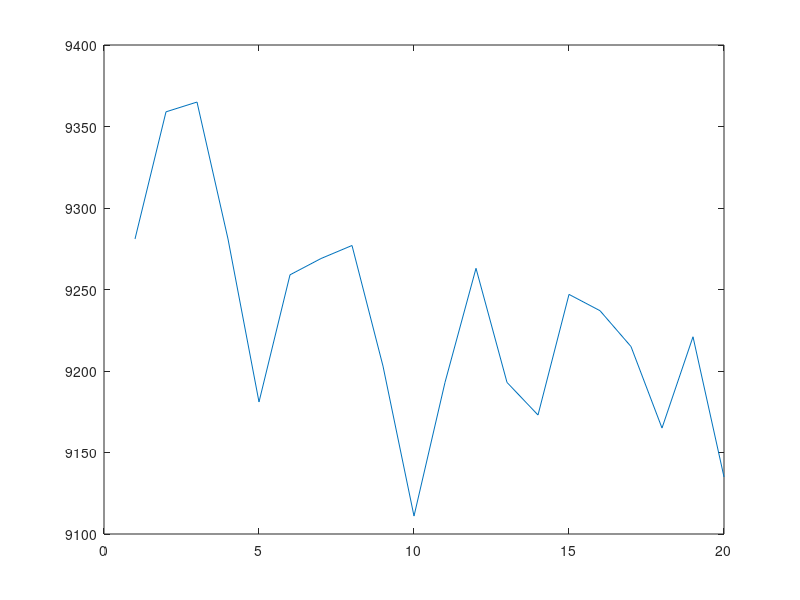
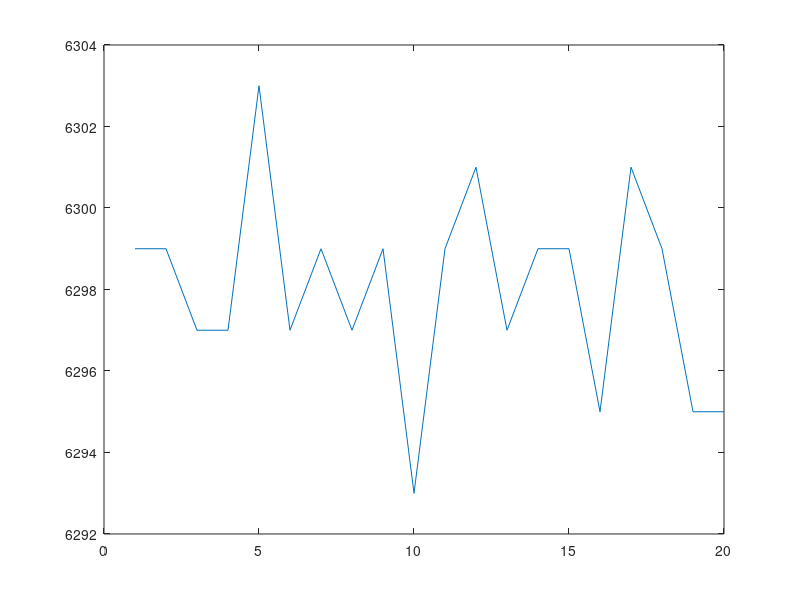
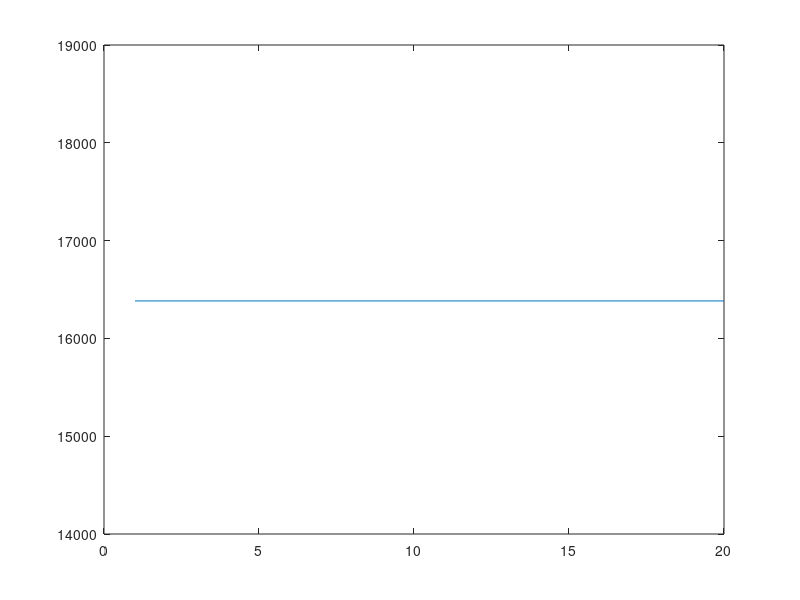

Write MATLAB code to recreate these figures, in order. (Note: this script raises an error after producing the figures.)
%% load data
load('Refdata1.mat');
load('Refdata2.mat');
load('Refdata3.mat');
load('Scenedata.mat');

%% Plot

figure
imagesc(Refdata1(:,:,1));
%figure
%imagesc(Refdata2(:,:,1));
%figure
%imagesc(Refdata3(:,:,1));
% Does the pixel npise seem randomly distibuted over the image
% there is randomly distibuted noise, but there is also a concentrated are
% of warmer pixels in the top right corner

%% Plot means vs radiance

m1 = mean2(Refdata1(:,:,1));
m2 = mean2(Refdata2(:,:,1));
m3 = mean2(Refdata3(:,:,1));

figure
plot([0.809 1.58 2.25], [m1 m2 m3]);
axis([0 2.25 0 8000])

% It's not a line through the origin. We don't have a point in zero

%% A-3

figure(1)
%Bad
plot([Refdata1(178,255,1) Refdata2(178,255,1) Refdata3(178,255,1)],[1 2 3] );
figure(2)
plot([Refdata1(131,119,1) Refdata2(131,119,1) Refdata3(131,119,1)],[1 2 3] );
figure(3)
plot([Refdata1(147,71,1) Refdata2(147,71,1) Refdata3(147,71,1)],[1 2 3]);

%% A-4 

time = (1:20);

% cyan pixel
pixeltimearraynormal = zeros(1,20);
for k = 1:20
    pixeltimearraynormal(k) = Refdata1(178,255,k);
end


figure(1)
plot(time, pixeltimearraynormal)

% normal pixel
pixeltimearraysalt = zeros(1,20);
for k = 1:20
    pixeltimearraysalt(k) = Refdata1(131,119,k);
end

figure(2)
plot(time, pixeltimearraysalt)

% gul pixel
pixeltimearraypeppar = zeros(1,20);
for k = 1:20
    pixeltimearraypeppar(k) = Refdata1(147,71,k);
end

figure(3)
plot(time, pixeltimearraypeppar)

%% 
figure
part3_B


%% C-1
part = Scenedata(:,1:351,1);
figure
imagesc(part);

%% RMSE

%%RMSE = sqrt( (1/20)*sum(pow()) );